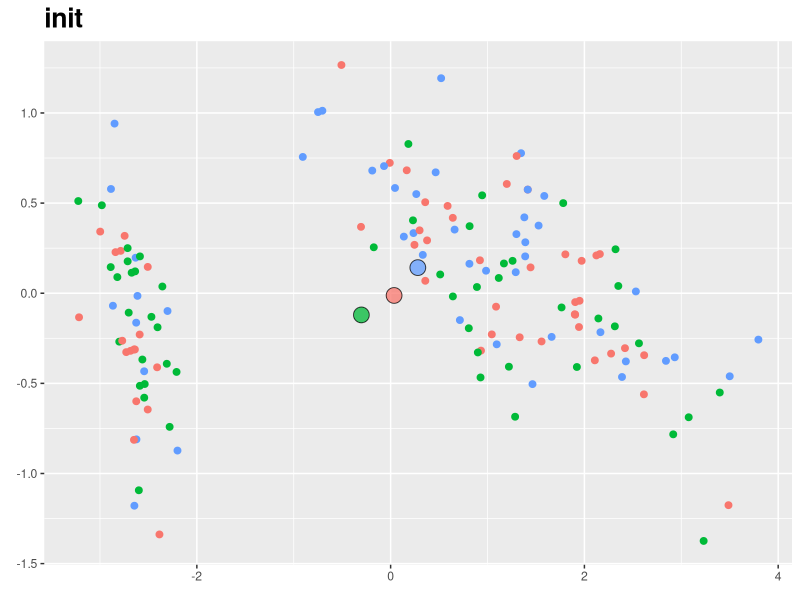
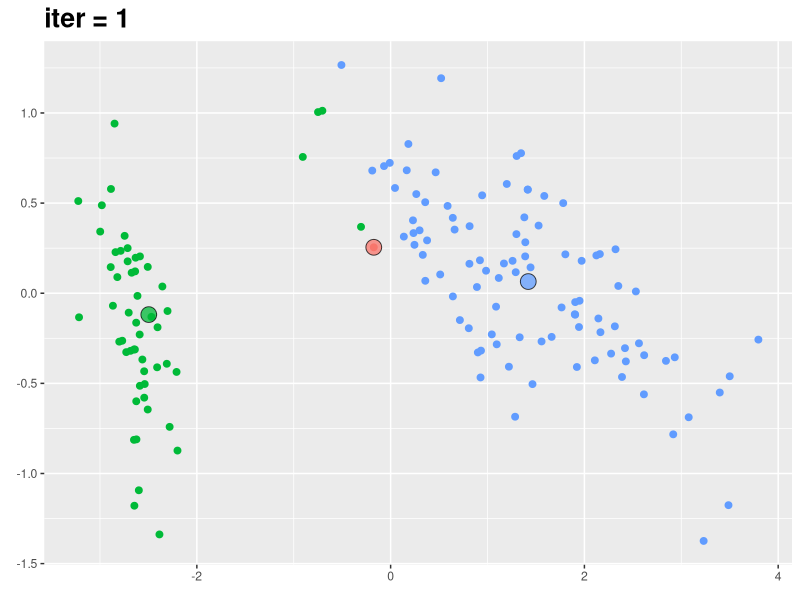
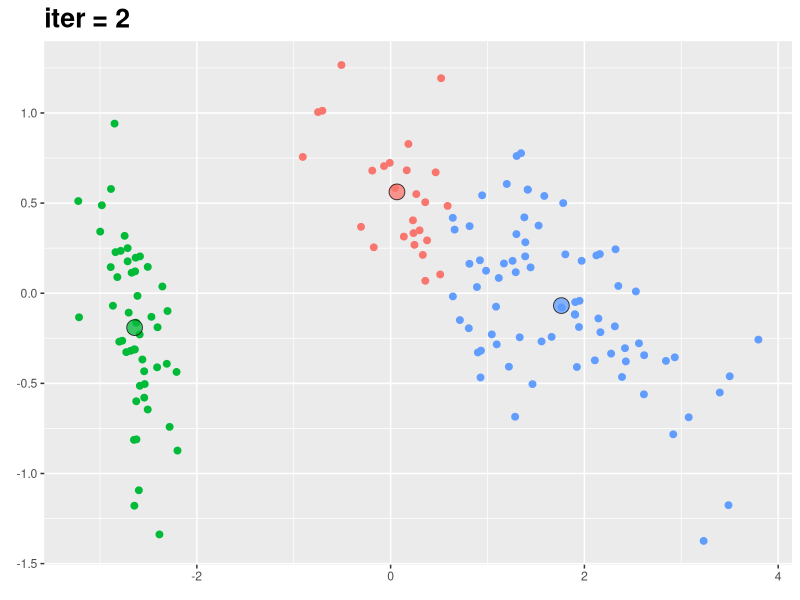
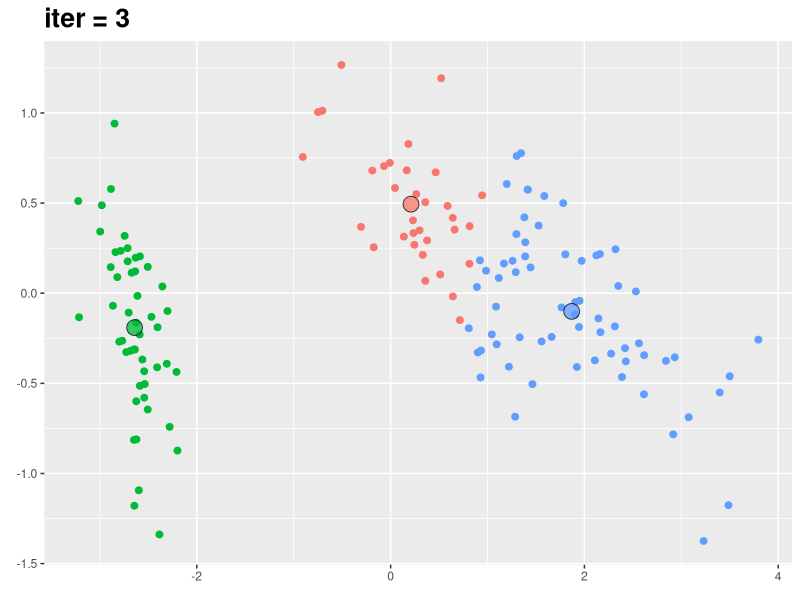
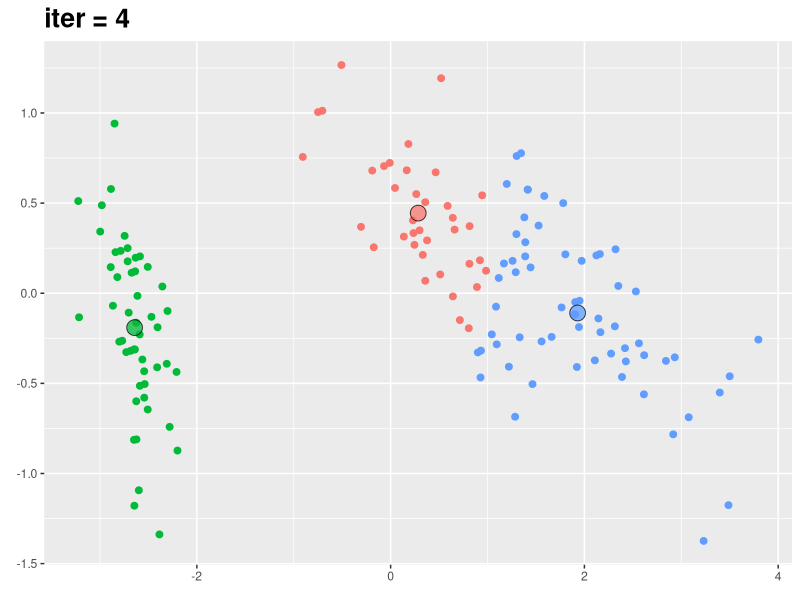
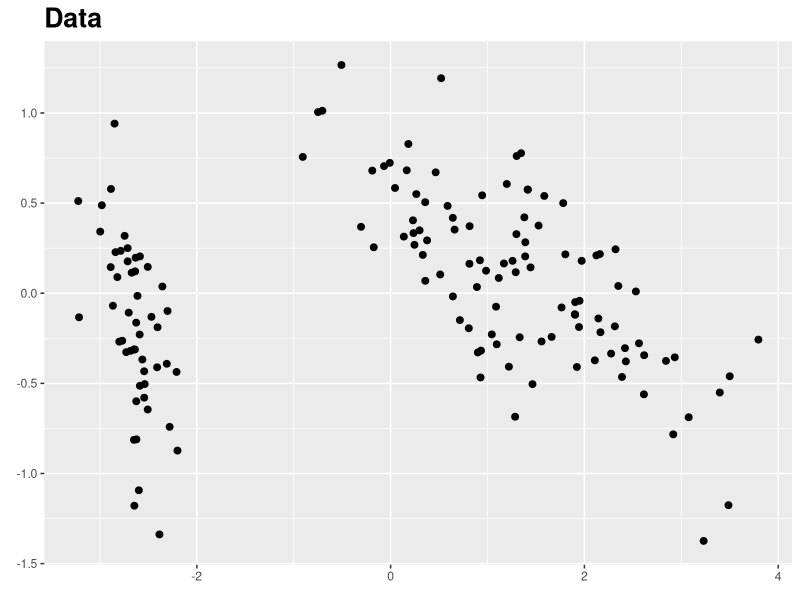

These charts were generated, in order, by the following R code: (Note: this script raises an error after producing the figures.)
## ---- chunk 1
library("MASS")
library("ggplot2")
set.seed(209)
N <- 200
rho <- 0.1
shift <- (runif(N) < 0.5) + (runif(N) < 0.5)
data1 <- as.data.frame(mvrnorm(N, mu = c(0,0), Sigma = 0.5*matrix(c(1,rho,rho,1),nrow = 2)) + 
                         diag((shift == 1))%*% matrix(c(2.5,3),nrow = N, ncol = 2, byrow = T) +
                         diag((shift == 2))%*% matrix(c(-1.5,3),nrow = N, ncol = 2, byrow = T))
data1$clus <- shift
N<- 400
data2 <- matrix(rnorm(N*2), nrow = N)
rad <- 1 + (runif(N) < 0.5) + (runif(N) < 0.5)
data2 <- as.data.frame(diag(rad) %*% diag(1/sqrt(diag(data2 %*% t(data2)))) %*% data2 + mvrnorm(n=N, mu= c(0,0),Sigma = 0.005*diag(1,2)))
data2$clus <- as.character(rad)
# c1 <- ggplot(data1, aes(x = V1, y = V2)) + geom_point() +
#   theme(axis.title = element_blank(),
#         axis.text = element_blank()) +
#   ggtitle("Example 1")
# c2 <- ggplot(data2, aes(x = V1, y = V2)) + geom_point() +
#   theme(axis.title = element_blank(),
#         axis.text = element_blank()) +
#   ggtitle("Example 2")
# grid.arrange(c1,c2,nrow = 1)
## ---- chunk 2
ir.pc <- prcomp(iris[,-5])
set.seed(109)
findcenters <- function(data,lab,K){
    centers <- matrix(NA, nrow = length(unique(lab)), ncol = ncol(data))
    for (j in 1:K){
      centers[j,] <- colMeans(data[lab == j, ])
    }
    return(centers)
}
findnearest <- function(sample, centers){
    Ds <- rep(NA, nrow(centers))
    for (j in 1:nrow(centers)){
      Ds[j] <- sum((sample - centers[j,])^2)
    }
    return(which.min(Ds))
}
mykmeans <- function(data, K, init, iter){
  clus <- matrix(NA,  nrow = nrow(data), ncol = iter)
  centers <- findcenters(data,init, K)
  for (i in 1:iter){
    for (j in 1:nrow(data)){
      clus[j,i] <- findnearest(data[j,],centers)
    }
    centers <- findcenters(data, clus[,i],K)
  }
  return(clus)  
}
# iterate lloyds to get clus
init <- sample(1:3, size = nrow(iris), replace = T)
out <- mykmeans(iris[,-5], K = 3, init = init, iter = 4)
# help to convert means to PC frame
clus2meansPC <- function(data, lab){
  data.pc <- prcomp(data)
  K <- length(unique(lab))
  centers <- (findcenters(data,lab,K) - matrix(data.pc$center, nrow = K, ncol = ncol(data), byrow = T))%*%data.pc$rotation
  return(as.data.frame(centers))
}
#generate plots
# data 
pd <- ggplot(as.data.frame(ir.pc$x), aes(x=PC1, y=PC2)) + geom_point(size = 2) +
  theme(legend.position = 'none',
        title =element_text(size=16, face='bold')) +
  xlab(element_blank()) +
  ylab(element_blank()) +
  ggtitle("Data")

# ICs
M <- clus2meansPC(iris[,-5], init)
colnames(M) <- c("PC1","PC2","PC3","PC4")
p0 <- ggplot(as.data.frame(ir.pc$x), aes(x=PC1, y=PC2, colour = as.factor(init))) + geom_point(size = 2) +
  theme(legend.position = 'none',
        title =element_text(size=16, face='bold')) +
  xlab(element_blank()) +
  ylab(element_blank()) +
  ggtitle("init") +
  geom_point(data = M, aes(x=PC1,y=PC2,
                           colour= as.factor(c(1,2,3)), 
                           fill  = as.factor(c(1,2,3)),
                           shape = as.factor(c(1,2,3))),
             colour = "black",
             size = 5,
             pch = 21,
             alpha = 0.75)

# 1st Iter
M <- clus2meansPC(iris[,-5], out[,1])
colnames(M) <- c("PC1","PC2","PC3","PC4")
p1 <- ggplot(as.data.frame(ir.pc$x), aes(x=PC1, y=PC2, colour = as.factor(out[,1]))) + geom_point(size = 2) +
  theme(legend.position = 'none',
        title =element_text(size=16, face='bold')) +
  xlab(element_blank()) +
  ylab(element_blank()) +
  ggtitle("iter = 1") +
  geom_point(data = M, aes(x=PC1,y=PC2,
                           colour= as.factor(c(1,2,3)), 
                           fill  = as.factor(c(1,2,3)),
                           shape = as.factor(c(1,2,3))),
             colour = "black",
             size = 5,
             pch = 21,
             alpha = 0.75)
# 2 Iter
M <- clus2meansPC(iris[,-5], out[,2])
colnames(M) <- c("PC1","PC2","PC3","PC4")
p2 <- ggplot(as.data.frame(ir.pc$x), aes(x=PC1, y=PC2, colour = as.factor(out[,2]))) + geom_point(size = 2) +
  theme(legend.position = 'none',
        title =element_text(size=16, face='bold')) +
  xlab(element_blank()) +
  ylab(element_blank()) +
  ggtitle("iter = 2") +
  geom_point(data = M, aes(x=PC1,y=PC2,
                           colour= as.factor(c(1,2,3)), 
                           fill  = as.factor(c(1,2,3)),
                           shape = as.factor(c(1,2,3))),
             colour = "black",
             size = 5,
             pch = 21,
             alpha = 0.75)
# 3 Iter
M <- clus2meansPC(iris[,-5], out[,3])
colnames(M) <- c("PC1","PC2","PC3","PC4")
p3 <- ggplot(as.data.frame(ir.pc$x), aes(x=PC1, y=PC2, colour = as.factor(out[,3]))) + geom_point(size = 2) +
  theme(legend.position = 'none',
        title =element_text(size=16, face='bold')) +
  xlab(element_blank()) +
  ylab(element_blank()) +
  ggtitle("iter = 3") +
  geom_point(data = M, aes(x=PC1,y=PC2,
                           colour= as.factor(c(1,2,3)), 
                           fill  = as.factor(c(1,2,3)),
                           shape = as.factor(c(1,2,3))),
             colour = "black",
             size = 5,
             pch = 21,
             alpha = 0.75)
# 4 Iter
M <- clus2meansPC(iris[,-5], out[,4])
colnames(M) <- c("PC1","PC2","PC3","PC4")
p4 <- ggplot(as.data.frame(ir.pc$x), aes(x=PC1, y=PC2, colour = as.factor(out[,4]))) + geom_point(size = 2) +
  theme(legend.position = 'none',
        title =element_text(size=16, face='bold')) +
  xlab(element_blank()) +
  ylab(element_blank()) +
  ggtitle("iter = 4") +
  geom_point(data = M, aes(x=PC1,y=PC2,
                           colour= as.factor(c(1,2,3)), 
                           fill  = as.factor(c(1,2,3)),
                           shape = as.factor(c(1,2,3))),
             colour = "black",
             size = 5,
             pch = 21,
             alpha = 0.75)
grid.arrange(pd,p0,p1,p2,p3,p4,nrow = 2)
## ---- chunk 3
set.seed(109)
out1 <- kmeans(data1, centers = 6, iter.max = 1e4)
out2 <- kmeans(data1, centers = 6, iter.max = 1e4)

ex1 <- ggplot(data1, aes(x=V1, y=V2, colour = as.factor(out1$cluster))) + geom_point(size = 2) +
  theme(legend.position = 'none',
        title =element_text(size=16, face='bold')) +
  xlab(element_blank()) +
  ylab(element_blank())  +
  ggtitle(expression(paste(L[k-means]," = 125")))
ex2 <- ggplot(data1, aes(x=V1, y=V2, colour = as.factor(out2$cluster))) + geom_point(size = 2) +
  theme(legend.position = 'none',
        title =element_text(size=16, face='bold')) +
  xlab(element_blank()) +
  ylab(element_blank())  + 
  ggtitle(expression(paste(L[k-means]," = 112")))
grid.arrange(ex1,ex2,nrow = 1)
## ---- chunk 4
out <- kmeans(data2, centers= 12)
ggplot(data2, aes(x=V1, y=V2, colour = as.factor(out$cluster))) + geom_point(size = 2) +
  theme(legend.position = 'none',
        title =element_text(size=16, face='bold')) +
  xlab(element_blank()) +
  ylab(element_blank()) 
## ---- chunk 5
k <- 2:15
inertia <- rep(NA,length(k))
for (j in 1:length(k)){
  inertia[j] <- kmeans(data1,k[j])$tot.withinss
}
par(mfrow = c(1,2))
plot(data1$V1,data1$V2,xlab = '', ylab = '')
plot(k,inertia, ylab="k-means loss" )
## ---- chunk 6
set.seed(185)
# plot(ir.pc$x[,1],ir.pc$x[,2])
gap <- clusGap(ir.pc$x,kmeans, K.max = 10, B=500,verbose = FALSE)
# print(gap, method = "firstSEmax")
par(mfrow = c(1,2))
plot(gap, main = "Gap statistic for Iris Data")
plot(ir.pc$x[,1],ir.pc$x[,2], col = c("red","blue","black")[kmeans(ir.pc$x,3)$cluster])
